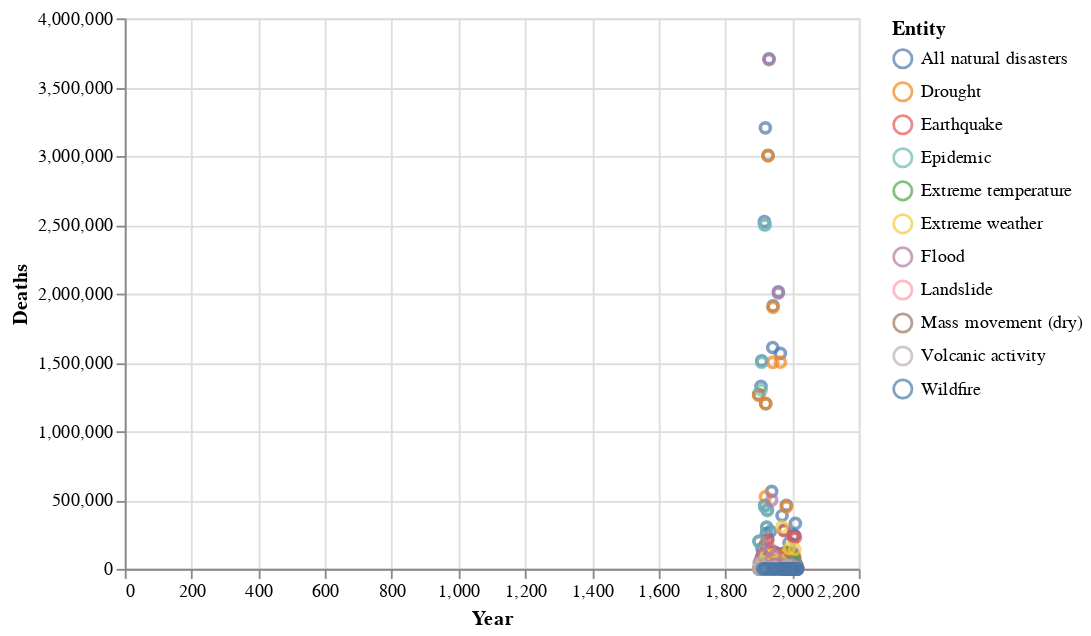

Write notebook code for a chart like this one.
### Code cell
alt.Chart(df).mark_point().encode(
    color='Entity',
    y='Deaths',
    x='Year'
)

### Figure 1 — Vega-Lite specification as saved in the notebook (floating-point values rounded to 4 significant figures; data arrays with more than 128 entries replaced by an {"elided": "..."} marker saying what was removed)
{"config": {"view": {"continuousWidth": 400, "continuousHeight": 300}}, "data": {"name": "data-a5f67bb0c527c8ad45e8894adac105a1"}, "mark": "point", "encoding": {"color": {"field": "Entity", "type": "nominal"}, "x": {"field": "Year", "type": "quantitative"}, "y": {"field": "Deaths", "type": "quantitative"}}, "$schema": "https://vega.github.io/schema/vega-lite/v4.17.0.json", "datasets": {"data-a5f67bb0c527c8ad45e8894adac105a1": {"elided": "803 records"}}}
